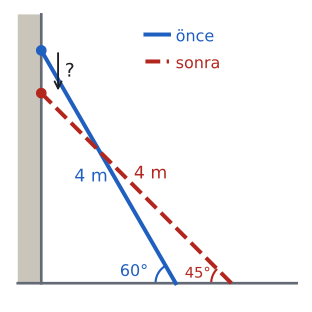

Source code (Python):
import sys; sys.path.insert(0, "tools")
from cizim import *

def uz(P, Q): return round(float(np.linalg.norm(np.asarray(P, float) - np.asarray(Q, float))), 3)
def kenar(ax, P, Q, metin, G, d=0.35, renk=YAZI, fs=13):
    """[PQ] kenarının ortasına, G noktasından uzak tarafa etiket."""
    P, Q = np.asarray(P, float), np.asarray(Q, float); M = (P + Q) / 2
    u = (Q - P) / np.linalg.norm(Q - P); v = np.array([-u[1], u[0]])
    if np.dot(v, M - np.asarray(G, float)) < 0: v = -v
    ax.text(*(M + d * v), metin, ha="center", va="center", color=renk, fontsize=fs)
def dik(ax, K, P, Q, s=0.25, renk=SOLUK):
    """K köşesinde KP ile KQ arasındaki dik açı işareti."""
    K, P, Q = (np.asarray(t, float) for t in (K, P, Q))
    u = (P - K) / np.linalg.norm(P - K) * s; v = (Q - K) / np.linalg.norm(Q - K) * s
    ax.plot(*zip(K + u, K + u + v, K + v), color=renk, lw=1.3)
def aci_olc(K, P, Q):
    K = np.asarray(K, float); u, v = np.asarray(P, float) - K, np.asarray(Q, float) - K
    return round(float(np.degrees(np.arccos(np.dot(u, v) / np.linalg.norm(u) / np.linalg.norm(v)))), 3)

# 4 m merdiven: önce yerle 60° (alt uç duvardan 2 m), sonra 45° (alt uç 2√2 m).
k = 1.0
O = np.array([0.0, 0.0])
P1 = np.array([2 * k, 0.0]); T1 = np.array([0.0, 2 * np.sqrt(3) * k])
P2 = np.array([2 * np.sqrt(2) * k, 0.0]); T2 = np.array([0.0, 2 * np.sqrt(2) * k])
print("L1", uz(P1, T1) / k, "L2", uz(P2, T2) / k, "a1", aci_olc(P1, T1, O), "a2", aci_olc(P2, T2, O))
fig, ax = sekil(4, 4); ax.set_aspect("equal"); ax.axis("off")
ax.add_patch(patches.Rectangle((-0.35, 0), 0.35, 4.0, facecolor=CIZGI, edgecolor="none"))
ax.plot([-0.35, 3.8], [0, 0], color=SOLUK, lw=2)
ax.plot([0, 0], [0, 4.0], color=SOLUK, lw=2)
ax.plot(*zip(P1, T1), color=MAVI, lw=3)
ax.plot(*zip(P2, T2), color=KIRMIZI, lw=3, ls="--")
kenar(ax, P1, T1, "4 m", O, d=-0.3, renk=MAVI)
kenar(ax, P2, T2, "4 m", O, d=0.3, renk=KIRMIZI)
aci(ax, P1, T1, O, r=0.3, ad="", renk=MAVI)
ax.text(P1[0] - 0.62, 0.17, "60°", color=MAVI, fontsize=12, ha="center", va="center")
aci(ax, P2, T2, O, r=0.3, ad="", renk=KIRMIZI)
ax.text(P2[0] - 0.5, 0.14, "45°", color=KIRMIZI, fontsize=11, ha="center", va="center")
nokta(ax, *T1, "", renk=MAVI); nokta(ax, *T2, "", renk=KIRMIZI)
ax.annotate("", xy=(0.25, T2[1]), xytext=(0.25, T1[1]), arrowprops=dict(arrowstyle="->", color=YAZI, lw=1.4))
ax.text(0.35, (T1[1] + T2[1]) / 2, "?", fontsize=14, va="center")
ax.text(2.0, 3.6, "önce", color=MAVI, fontsize=12); ax.text(2.0, 3.2, "sonra", color=KIRMIZI, fontsize=12)
ax.plot([1.55, 1.9], [3.7, 3.7], color=MAVI, lw=3); ax.plot([1.55, 1.9], [3.3, 3.3], color=KIRMIZI, lw=3, ls="--")
ax.set_xlim(-0.5, 3.9); ax.set_ylim(-0.3, 4.1)
kaydet(fig, __file__)
